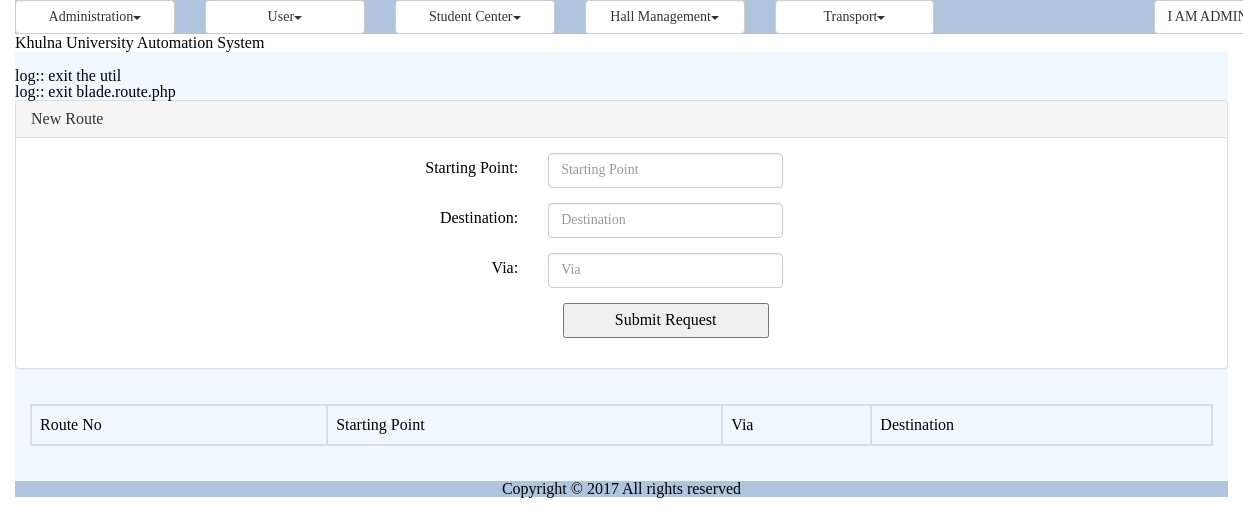
Page /routes.php (signed in) on the earlier database version.
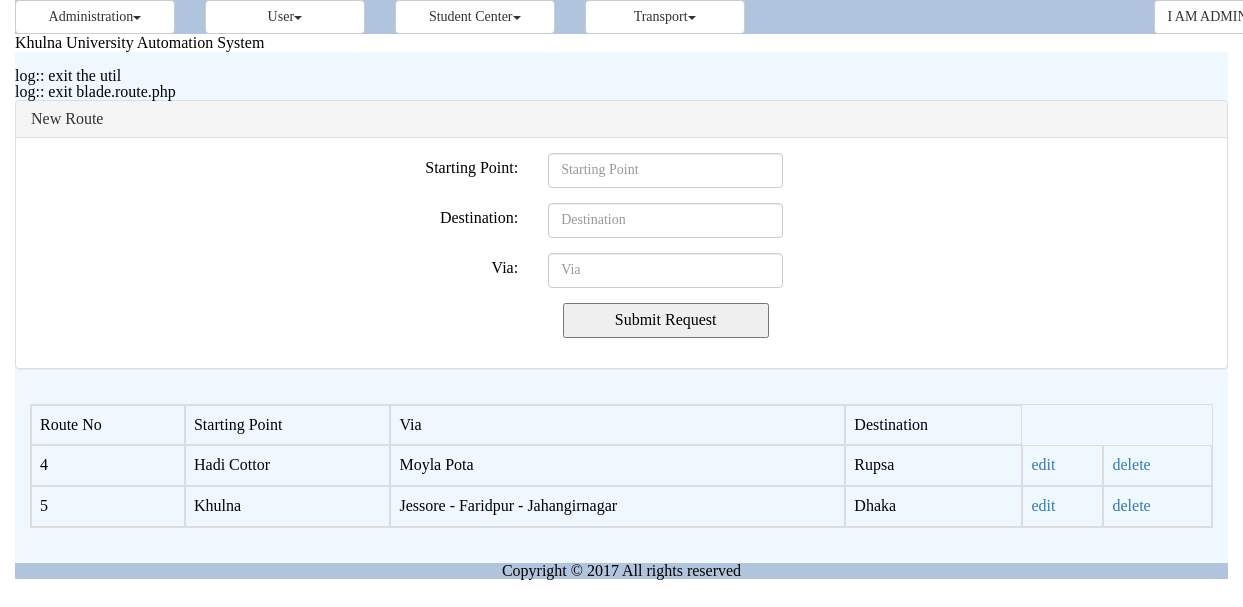
Same page on the later database version.
### tables this page shows
CREATE TABLE `routes` (
  `id` int(10) NOT NULL,
  `start` varchar(50) NOT NULL,
  `dest` varchar(50) NOT NULL,
  `via` varchar(200) NOT NULL
);

### modules/tms/bao/class.routebao.php (called while the page is built, shortened)
<?php
include_once './util/class.util.php';
include_once '/../dao/class.routedao.php';
class RouteBao{
	private $_RouteDao;
	function RouteBao()
	{
		$this->_RouteDao = new RouteDao();
	}
	public function getAllRoute(){
		$Result = $this->_RouteDao->getAllRoute();
		return $Result;
	}
}
 ?>

### modules/tms/dao/class.routedao.php (called while the page is built, shortened)
<?php
include_once './common/class.common.php';
include_once './util/class.util.php';
class RouteDao{
    private $_DB;
    function RouteDao(){
        $this->_DB = DBUtil::getInstance();
    }
    public function getAllRoute(){
        $RouteList = array();
        $this->_DB->doQuery("SELECT * FROM routes");
        $rows = $this->_DB->getAllRows();
        for($i = 0; $i < sizeof($rows); $i++) {
            $row = $rows[$i];
            $this->_Route = new Route();
            $this->_Route->setId ( $row['id']);
            $this->_Route->setStart ( $row['start'] );
            $this->_Route->setDest ( $row['dest'] );
            $this->_Route->setVia ( $row['via'] );
            $RouteList[]=$this->_Route;
        }
        $Result = new Result();
        $Result->setIsSuccess(1);
        $Result->setResultObject($RouteList);
        return $Result;
    }
}
?>

### common/class.common.php (called while the page is built, shortened)
<?php
include_once 'class.common.tms.php';
class Result{
    private $_IsSuccess=0;
    private $_ResultObject;
    public function setIsSuccess($IsSuccess){
        $this->_IsSuccess = $IsSuccess;
    }
    public function getIsSuccess(){
        return $this->_IsSuccess;
    }
    public function setResultObject($ResultObject){
        $this->_ResultObject = $ResultObject;
    }
    public function getResultObject(){
        return $this->_ResultObject;
    }
}
?>

### common/class.common.tms.php (called while the page is built, shortened)
<?php
class Route{
    private $_id;
    private $_start;
    private $_dest;
    private $_via;
    public function getId()
    {
        return $this->_id;
    }
    public function setId($_id)
    {
        $this->_id = $_id;
        return $this;
    }
    public function getStart()
    {
        return $this->_start;
    }
    public function setStart($_start)
    {
        $this->_start = $_start;
        return $this;
    }
    public function getDest()
    {
        return $this->_dest;
    }
    public function setDest($_dest)
    {
        $this->_dest = $_dest;
        return $this;
    }
    public function getVia()
    {
        return $this->_via;
    }
    public function setVia($_via)
    {
        $this->_via = $_via;
        return $this;
    }
}
?>

### modules/tms/ui/view.routes.php (the view, shortened to what the rows shown need)
<?php
include_once 'blade/view.routes.blade.php';
include_once './common/class.common.php';
?>
<div class="panel-body">
<table class="table table-bordered">
<?php
$Result = $_RouteBao->getAllRoute();
if($Result->getIsSuccess()){
    $RouteList = $Result->getResultObject();
    ?>
    <tr>
        <th>Route No</th>
        <th>Starting Point</th>
        <th>Via</th>
        <th>Destination</th>
    </tr>
    <?php
    for($i = 0; $i < sizeof($RouteList); $i++) {
        $Route = $RouteList[$i];
        ?>
        <tr>
            <td><?php echo $Route->getId(); ?></td>
            <td><?php echo $Route->getStart(); ?></td>
            <td><?php echo $Route->getVia(); ?></td>
            <td><?php echo $Route->getDest(); ?></td>
            <td>
                <a href="?edit=<?php echo $Route->getId(); ?>" onclick="return confirm('sure to edit !'); " >edit</a>
            </td>
            <td>
                <a href="?del=<?php echo $Route->getId(); ?>" onclick="return confirm('sure to delete !'); " >delete</a>
            </td>
        </tr>
        <?php
    }
}
else{
    echo $Result->getResultObject();
}
?>
</table>
</div>

Differences in the rows shown:
added routes: id "4", start "Hadi Cottor", via "Moyla Pota", dest "Rupsa"
added routes: id "5", start "Khulna", via "Jessore - Faridpur - Jahangirnagar", dest "Dhaka"
Other differences:
$globalMenu[$i]->getTitle(): "Administration User Student Center Hall Management Transport" → "Administration User Student Center Transport"
